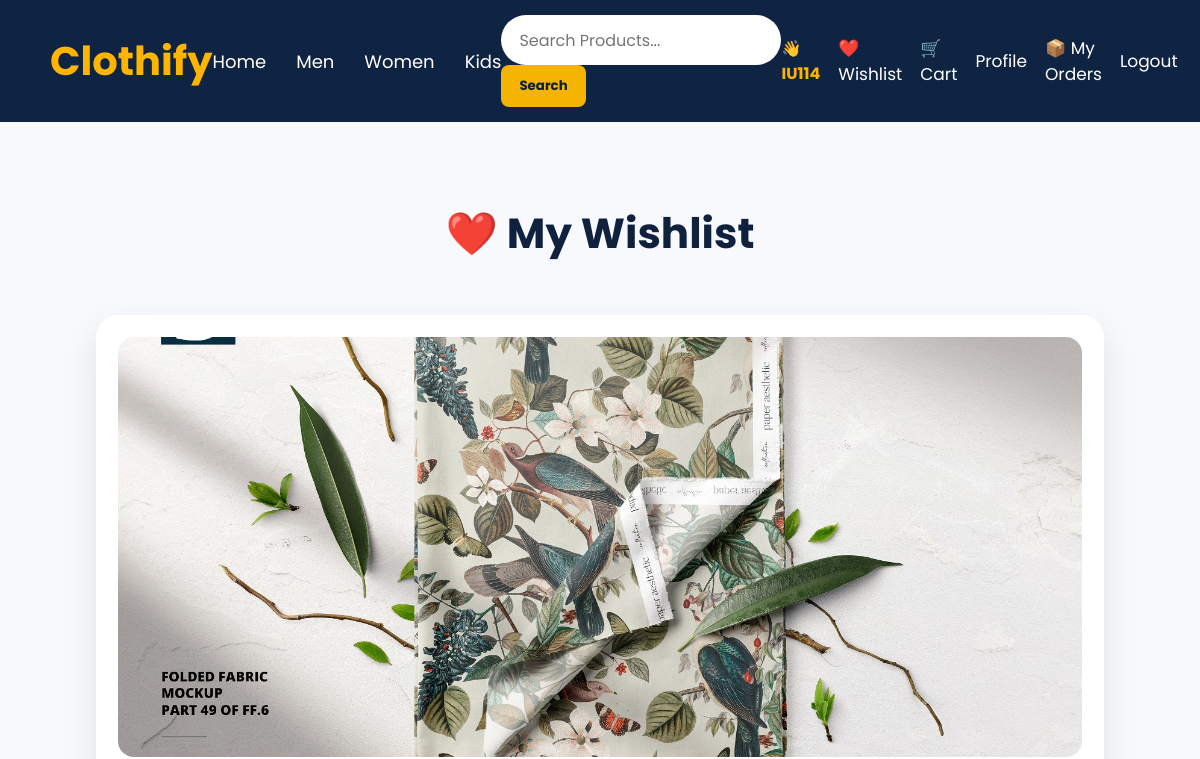
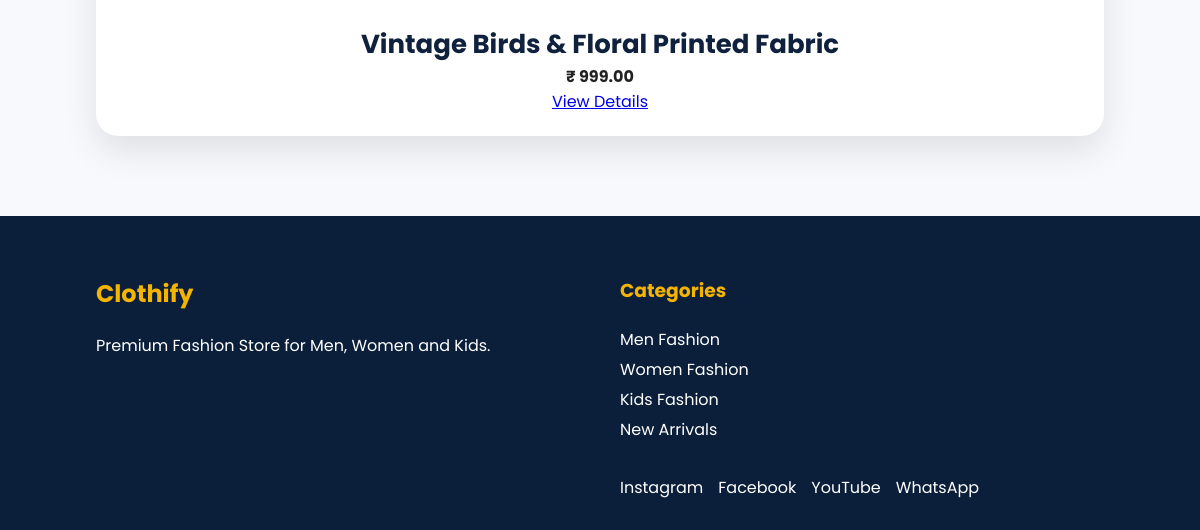
/wishlist/ (signed in), run on an earlier commit of the app's database (2 pictures, top to bottom).
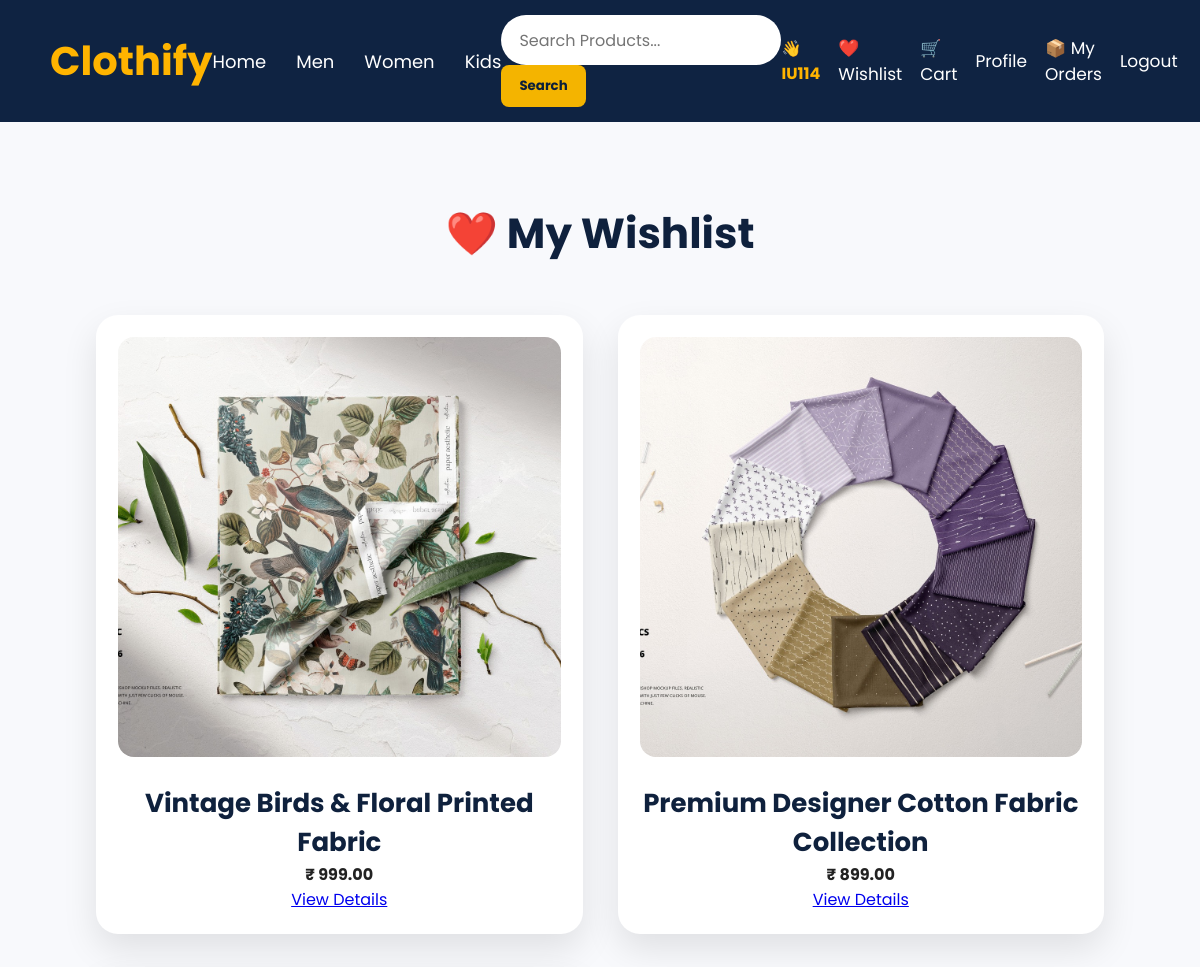
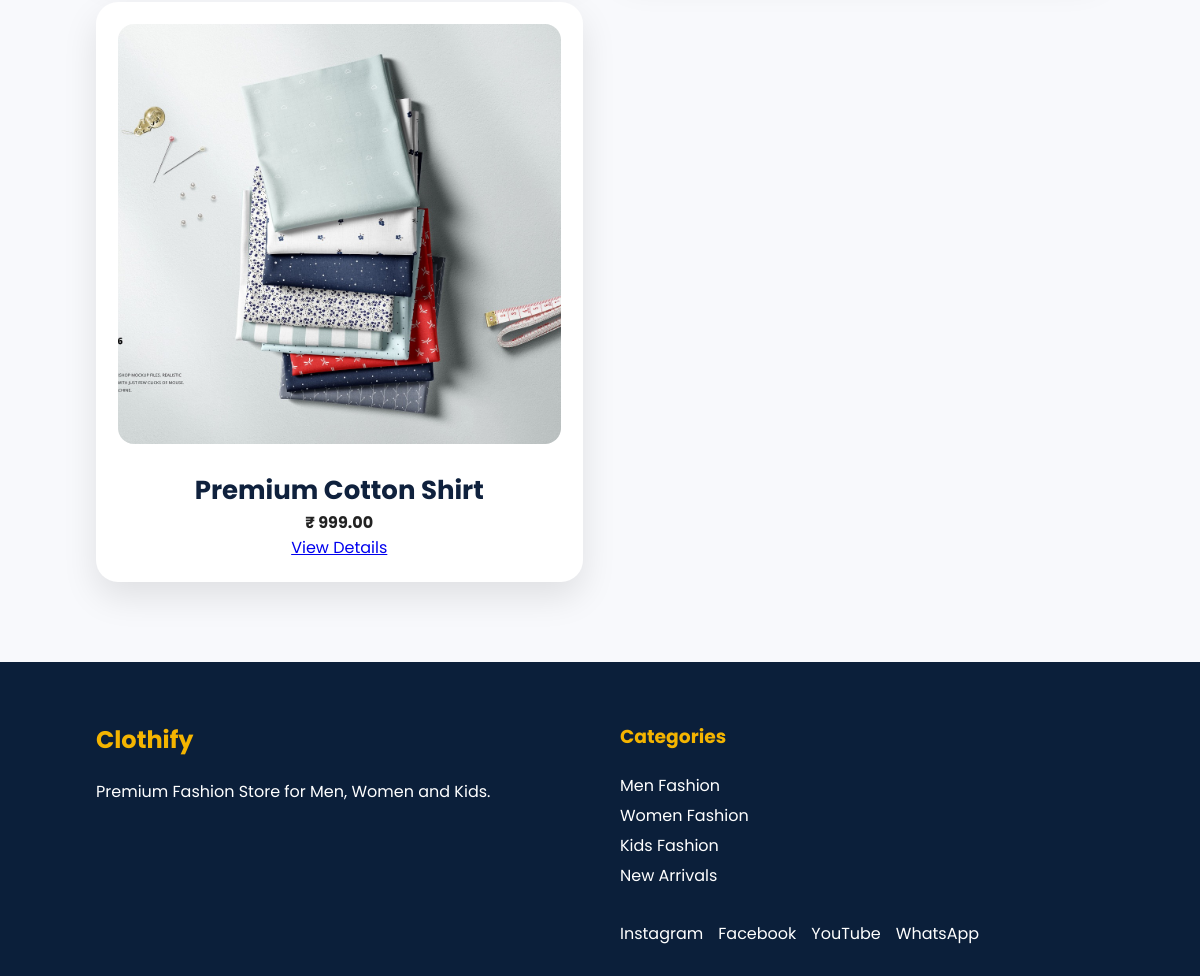
And on a later commit of the database (2 pictures, top to bottom).
### products/models.py (models this page shows, shortened)
class Wishlist(models.Model):
    user = models.ForeignKey(User, on_delete=models.CASCADE)
    product = models.ForeignKey(Product, on_delete=models.CASCADE)
    added_at = models.DateTimeField(auto_now_add=True)

class Product(models.Model):
    name = models.CharField(max_length=200)
    price = models.DecimalField(max_digits=10, decimal_places=2)
    original_price = models.DecimalField(
        max_digits=10,
        decimal_places=2,
        default=0
    )
    description = models.TextField()
    category = models.CharField(max_length=100)
    image = models.ImageField(upload_to='products/')
    stock = models.PositiveIntegerField(default=0)
    rating = models.DecimalField(
        max_digits=2,
        decimal_places=1,
        default=5.0
    )
    discount = models.PositiveIntegerField(default=0)
    created_at = models.DateTimeField(auto_now_add=True)

### products/views.py (the view)
# urls.py: path("wishlist/", views.wishlist, name="wishlist"),
@login_required
def wishlist(request):
    wishlist_items = Wishlist.objects.filter(
        user=request.user
    )
    return render(
        request,
        "wishlist.html",
        {
            "wishlist_items": wishlist_items
        }
    )

### templates/wishlist.html (shortened to what this page needs)
{% load static %}
<!DOCTYPE html>
<html lang="en">
<head>
    <link rel="stylesheet"
          href="{% static 'css/style.css' %}">
</head>
<body>
{% include 'navbar.html' %}
<section class="products">
    <h2>❤️ My Wishlist</h2>
    {% if wishlist_items %}
    <div class="product-grid">
        {% for item in wishlist_items %}
        <div class="product-card">
            <img src="{{ item.product.image.url }}"
                 alt="{{ item.product.name }}">
            <h3>{{ item.product.name }}</h3>
            <h4>₹ {{ item.product.price }}</h4>
            <a href="{% url 'product_detail' item.product.id %}"
               class="view-btn">
                View Details
            </a>
        </div>
        {% endfor %}
    </div>
    {% else %}
    <h2>Your Wishlist is Empty ❤️</h2>
    <br>
    <a href="/" class="shop-btn">
        Continue Shopping
    </a>
    {% endif %}
</section>
{% include 'footer.html' %}
</body>
</html>

What changed in the data, as far as the page shows it:
added Wishlist: product.image (picture), product.name "Premium Designer Cotton Fabric Collection", product.price "899.00"
added Wishlist: product.image (picture), product.name "Premium Cotton Shirt", product.price "999.00"
